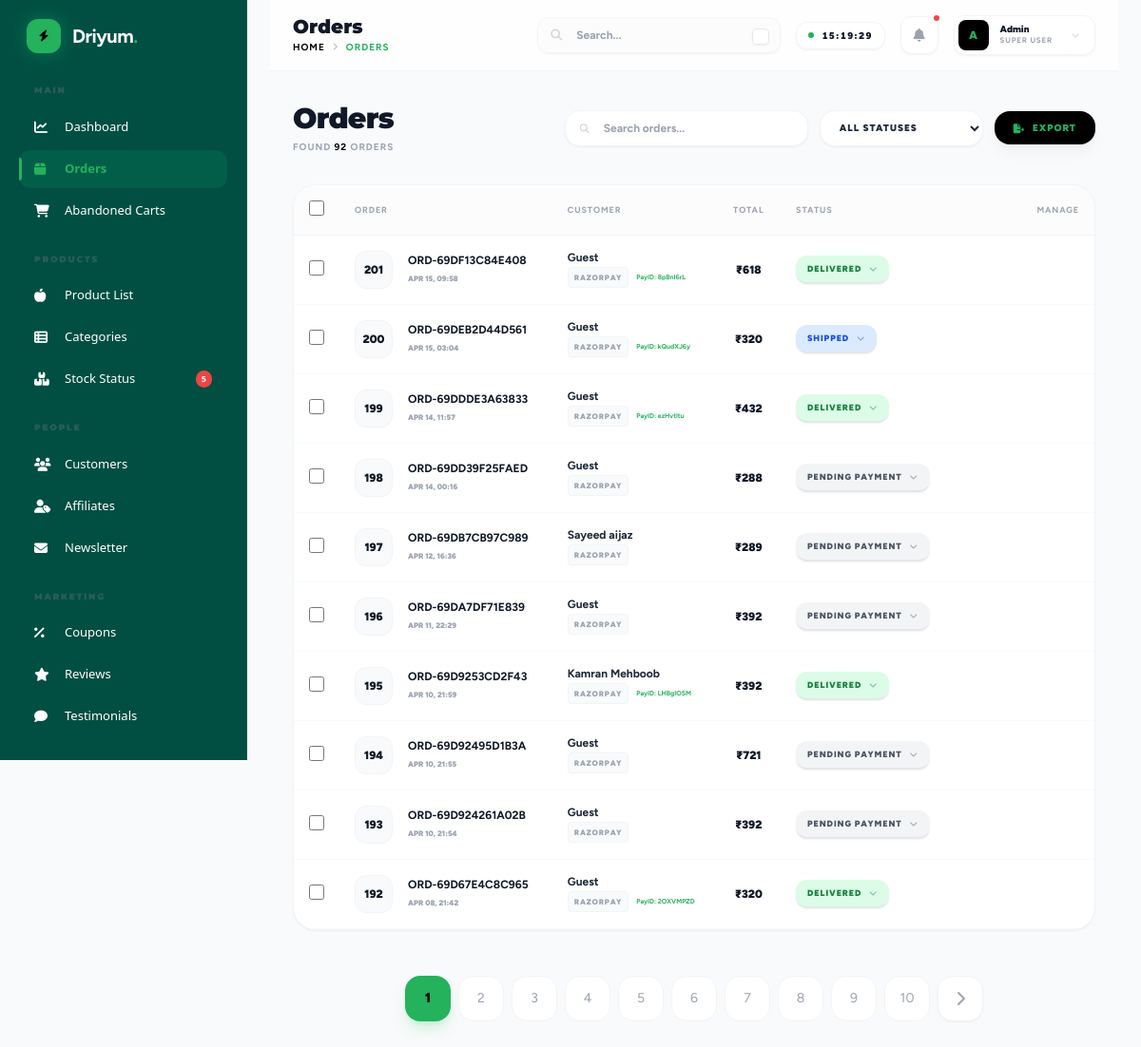
The app's page /admin/orders.php (signed in) with its own data.
### tables this page shows
CREATE TABLE `orders` (
  `id` int(11) NOT NULL,
  `order_number` varchar(50) NOT NULL,
  `user_id` int(11) DEFAULT NULL,
  `affiliate_id` int(11) DEFAULT NULL,
  `subtotal` decimal(10,2) NOT NULL,
  `discount` decimal(10,2) DEFAULT 0.00,
  `shipping_cost` decimal(10,2) DEFAULT 0.00,
  `total` decimal(10,2) NOT NULL,
  `affiliate_commission` decimal(10,2) DEFAULT 0.00,
  `payment_method` varchar(50) NOT NULL,
  `payment_status` varchar(50) DEFAULT 'pending',
  `razorpay_payment_id` varchar(255) DEFAULT NULL,
  `order_status` varchar(50) DEFAULT 'pending',
  `shipping_address` text NOT NULL,
  `tracking_number` varchar(100) DEFAULT NULL,
  `tracking_note` text DEFAULT NULL,
  `dispatch_date` datetime DEFAULT NULL,
  `shipping_method_id` int(11) DEFAULT NULL,
  `shipping_zone_id` int(11) DEFAULT NULL,
  `notes` text DEFAULT NULL,
  `created_at` timestamp NOT NULL DEFAULT current_timestamp(),
  `updated_at` timestamp NOT NULL DEFAULT current_timestamp() ON UPDATE current_timestamp()
);

CREATE TABLE `users` (
  `id` int(11) NOT NULL,
  `name` varchar(255) NOT NULL,
  `email` varchar(255) NOT NULL,
  `phone` varchar(20) DEFAULT NULL,
  `password` varchar(255) NOT NULL,
  `is_admin` tinyint(1) DEFAULT 0,
  `is_active` tinyint(1) DEFAULT 1,
  `created_at` timestamp NOT NULL DEFAULT current_timestamp(),
  `updated_at` timestamp NOT NULL DEFAULT current_timestamp() ON UPDATE current_timestamp()
);

### config/database.php (called while the page is built, shortened)
<?php
function get_db_connection() {
    static $conn = null;
    if ($conn === null) {
        $conn = @mysqli_connect(DB_HOST, DB_USER, DB_PASS, DB_NAME);
        mysqli_set_charset($conn, "utf8mb4");
        mysqli_query($conn, "SET time_zone = '+05:30'");
    }
    return $conn;
}
function execute_query($sql, $params = []) {
    $conn = get_db_connection();
    if (!empty($params)) {
        $stmt = mysqli_prepare($conn, $sql);
        if ($stmt) {
            $types = '';
            $values = [];
            foreach ($params as $param) {
                if (is_int($param)) {
                    $types .= 'i';
                } elseif (is_double($param)) {
                    $types .= 'd';
                } else {
                    $types .= 's';
                }
                $values[] = $param;
            }
            mysqli_stmt_bind_param($stmt, $types, ...$values);
            $result = mysqli_stmt_get_result($stmt);
            return $result;
        }
        return false;
    }
    return mysqli_query($conn, $sql);
}
function fetch_all($sql, $params = []) {
    $result = execute_query($sql, $params);
    if ($result) {
        $rows = [];
        while ($row = mysqli_fetch_assoc($result)) {
            $rows[] = $row;
        }
        return $rows;
    }
    return [];
}
function fetch_one($sql, $params = []) {
    $result = execute_query($sql, $params);
    if ($result) {
        return mysqli_fetch_assoc($result);
    }
    return null;
}

### admin/orders.php (the view, shortened to what this page needs)
<?php
require_once '../config/database.php';
require_once '../includes/functions.php';
?>
<?php include 'includes/header.php'; ?>
<?php
$search = sanitize_input($_GET['q'] ?? '');
$params = [];
$where_clause = "WHERE 1=1";
$query = "SELECT o.*, u.name as user_name FROM orders o LEFT JOIN users u ON o.user_id = u.id $where_clause ORDER BY o.created_at DESC";
$pagination = get_pagination_data($query, $params, 10);
$orders = $pagination['records'];
?>
<div class="mb-8 flex flex-col md:flex-row justify-between items-start md:items-center gap-6 anim-up">
    <div>
        <h1 class="text-3xl font-black text-gray-900 crimson-pro tracking-tight">Orders</h1>
        <p class="text-[10px] font-bold text-gray-400 uppercase tracking-widest mt-1">Found <span class="text-black"><?php echo $pagination['total_records']; ?></span> orders</p>
    </div>
    <div class="flex flex-col sm:flex-row items-stretch sm:items-center gap-3 w-full md:w-auto">
        <form class="flex flex-col sm:flex-row gap-3 w-full">
            <div class="relative group flex-1 md:w-64">
                <input type="text" name="q" value="<?php echo htmlspecialchars($search); ?>" placeholder="Search orders..." class="w-full bg-white border border-gray-100 focus:border-[#24B25D] rounded-2xl pl-10 pr-4 py-2.5 text-xs font-bold transition-all outline-none shadow-sm">
                <i class="fas fa-search absolute left-4 top-1/2 -translate-y-1/2 text-gray-300 group-focus-within:text-[#24B25D] transition-colors text-[10px]"></i>
            </div>
            <select name="status_filter" onchange="this.form.submit()" class="bg-white border border-gray-100 rounded-2xl px-4 py-2.5 text-[10px] font-black uppercase tracking-widest outline-none focus:border-[#24B25D] shadow-sm">
                <option value="">All Statuses</option>
            </select>
        </form>
        <button onclick="exportOrders()" class="flex-1 sm:flex-none bg-black text-[#24B25D] px-5 py-2.5 rounded-2xl text-[10px] font-black uppercase tracking-widest hover:scale-105 active:scale-95 transition-all shadow-lg shadow-black/5 flex items-center justify-center gap-2">
            <i class="fas fa-file-export"></i> Export
        </button>
    </div>
</div>
<div class="bg-white rounded-3xl shadow-sm border border-gray-100 overflow-hidden anim-up">
    <div class="overflow-x-auto">
        <table class="w-full text-left border-collapse">
            <thead>
                <tr class="text-gray-400 text-[9px] uppercase font-black bg-gray-50/50 border-b border-gray-100 tracking-widest">
                    <th class="p-4 w-12 text-center">
                        <input type="checkbox" id="select-all" class="w-4 h-4 rounded border-gray-200 text-[#24B25D] focus:ring-[#24B25D] cursor-pointer shadow-sm">
                    </th>
                    <th class="p-4">Order</th>
                    <th class="p-4">Customer</th>
                    <th class="p-4 text-center">Total</th>
                    <th class="p-4">Status</th>
                    <th class="p-4 text-right">Manage</th>
                </tr>
            </thead>
            <tbody class="text-xs text-gray-600">
                <?php foreach ($orders as $o): ?>
                <tr class="border-b border-gray-50 hover:bg-gray-50/50 transition-all group">
                    <td class="p-4 text-center">
                        <input type="checkbox" class="order-checkbox w-4 h-4 rounded border-gray-200 text-[#24B25D] focus:ring-[#24B25D] cursor-pointer" value="<?php echo $o['id']; ?>">
                    </td>
                    <td class="p-4">
                        <div class="flex items-center gap-4">
                            <div class="w-10 h-10 bg-gray-50 rounded-xl flex items-center justify-center text-gray-900 font-black text-xs border border-gray-100 group-hover:bg-black group-hover:text-[#24B25D] transition-colors">
                                <?php echo $o['id']; ?>
                            </div>
                            <div>
                                <span class="font-bold text-gray-900 block leading-tight mb-0.5"><?php echo $o['order_number']; ?></span>
                                <span class="text-[8px] font-black text-gray-400 uppercase"><?php echo date('M d, H:i', strtotime($o['created_at'])); ?></span>
                            </div>
                        </div>
                    </td>
                    <td class="p-4">
                        <div class="font-bold text-gray-800 leading-tight mb-0.5"><?php echo $o['user_name'] ?: 'Guest'; ?></div>
                        <div class="flex items-center gap-2">
                            <span class="text-[8px] font-black text-gray-400 uppercase tracking-widest px-1.5 py-0.5 bg-gray-50 rounded border border-gray-100"><?php echo $o['payment_method']; ?></span>
                            <?php if(!empty($o['razorpay_payment_id'])): ?>
                                <span class="text-[7px] font-bold text-[#24B25D]">PayID: <?php echo substr($o['razorpay_payment_id'], -8); ?></span>
                            <?php endif; ?>
                        </div>
                    </td>
                    <td class="p-4 text-center font-black text-gray-900">
                        ₹<?php echo number_format($o['total'], 0); ?>
                    </td>
                    <td class="p-4">
                        <div class="relative inline-block status-dropdown-container">
                            <button onclick="toggleStatusDropdown(this, event)" class="status-btn px-3 py-1.5 rounded-xl text-[9px] font-black uppercase tracking-widest flex items-center gap-2 shadow-sm transition-all hover:scale-105 active:scale-95 border-b-2
                                <?php echo get_status_color($o['order_status']); ?>
                            ">
                                <?php echo str_replace('_', ' ', $o['order_status']); ?>
                                <i class="fas fa-chevron-down opacity-50 text-[8px] transition-transform duration-300"></i>
                            </button>
                        </div>
                    </td>
                    <td class="p-4 text-right">
                    </td>
                </tr>
                <?php endforeach; ?>
            </tbody>
        </table>
    </div>
</div>
<?php echo render_pagination($pagination['total_pages'], $pagination['current_page']); ?>
<?php include 'includes/footer.php'; ?>

### assets/css/chunky.css (style rules this page uses)
:root { --color-bg: #FFFEDC; --color-primary: #24B25D; --color-primary-dark: #17775D; --color-text: #111827; --color-bg-card: #ffffff; --shadow-chunk: 0 8px 0 rgba(0, 0, 0, 0.05), 0 12px 24px rgba(0, 0, 0, 0.1); --shadow-float: 0 10px 30px -5px rgba(25, 220, 126, 0.3); --font-heading: 'Montserrat', sans-serif; --font-body: 'Figtree', sans-serif; --font-cute: 'Delius', cursive; --radius-l: 24px; --radius-xl: 40px; --radius-pill: 100px; }
.anim-up { animation: anim-up 0.6s cubic-bezier(0.34, 1.56, 0.64, 1) forwards; }
body { background-color: var(--color-bg); color: var(--color-text); font-family: var(--font-body); -webkit-font-smoothing: antialiased; overflow-x: clip; }
h1, h2, h3, h4, h5, h6 { font-family: var(--font-heading); }
:root { --heading-clamp: clamp(2.5rem, 8vw, 6rem); --subheading-clamp: clamp(1.25rem, 3vw, 2.5rem); }

### admin/includes/header.php (style rules this page uses)
body { font-family: 'Figtree', sans-serif; background-color: #fcfdfe; color: #1e293b; }
.crimson-pro { font-family: 'Montserrat', sans-serif; }
.anim-up { animation: slideIn 0.3s ease-out forwards; }

### records on screen
orders: id "201", order_number "ORD-69DF13C84E408", created_at "APR 15, 09:58", user_name "Guest", payment_method "RAZORPAY", razorpay_payment "8pBnI6rL", total "618", order_status "DELIVERED"
orders: id "200", order_number "ORD-69DEB2D44D561", created_at "APR 15, 03:04", user_name "Guest", payment_method "RAZORPAY", razorpay_payment "kQudXJ6y", total "320", order_status "SHIPPED"
orders: id "199", order_number "ORD-69DDDE3A63833", created_at "APR 14, 11:57", user_name "Guest", payment_method "RAZORPAY", razorpay_payment "ezHvtltu", total "432", order_status "DELIVERED"
orders: id "198", order_number "ORD-69DD39F25FAED", created_at "APR 14, 00:16", user_name "Guest", payment_method "RAZORPAY", total "288", order_status "PENDING PAYMENT"
orders: id "197", order_number "ORD-69DB7CB97C989", created_at "APR 12, 16:36", user.name "Sayeed aijaz", payment_method "RAZORPAY", total "289", order_status "PENDING PAYMENT"
orders: id "196", order_number "ORD-69DA7DF71E839", created_at "APR 11, 22:29", user_name "Guest", payment_method "RAZORPAY", total "392", order_status "PENDING PAYMENT"
orders: id "195", order_number "ORD-69D9253CD2F43", created_at "APR 10, 21:59", user.name "Kamran Mehboob", payment_method "RAZORPAY", razorpay_payment "LHBgIOSM", total "392", order_status "DELIVERED"
orders: id "194", order_number "ORD-69D92495D1B3A", created_at "APR 10, 21:55", user_name "Guest", payment_method "RAZORPAY", total "721", order_status "PENDING PAYMENT"
orders: id "193", order_number "ORD-69D924261A02B", created_at "APR 10, 21:54", user_name "Guest", payment_method "RAZORPAY", total "392", order_status "PENDING PAYMENT"
orders: id "192", order_number "ORD-69D67E4C8C965", created_at "APR 08, 21:42", user_name "Guest", payment_method "RAZORPAY", razorpay_payment "2OXVMPZD", total "320", order_status "DELIVERED"

### other values on screen
$low_stock_count "5"
$page_titles[$curr_page] "Orders"
$page_titles[$curr_page] "ORDERS"
$pagination['total_records'] "92"
